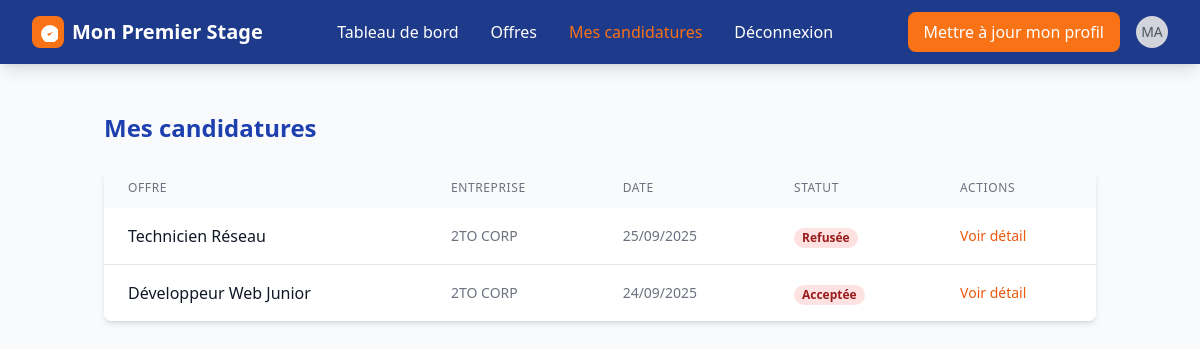
The page /candidature/ (signed in) on the database its author committed.
### app_premier_stage/models.py (models this page shows, shortened)
class User(AbstractUser):
    ROLES_CHOICES = (
        ("stagiaire", "Stagiaire"),
        ("entreprise", "Entreprise"),
        ("administrateur", "Administrateur"),
    )
    role = models.CharField(max_length=20, choices=ROLES_CHOICES, default="stagiaire")
    is_profile_completed = models.BooleanField(default=False)

class Candidature(models.Model):
    id_candidature = models.UUIDField(primary_key=True, default=uuid.uuid4, editable=False)
    stagiaire = models.ForeignKey(Stagiaire, on_delete=models.CASCADE, related_name="candidat")
    offre = models.ForeignKey(OffreEmploi, on_delete=models.CASCADE, related_name="offre_postule")
    statut_candidature = models.CharField(max_length=15, default="candidature envoyée")
    date_postulation = models.DateTimeField(auto_now_add=True)
    date_entretien = models.DateField(null=True, blank=True)
    heure_entretien = models.TimeField(null=True, blank=True)
    created_at = models.DateTimeField(auto_now_add=True)
    class Meta:
        constraints = [
            models.UniqueConstraint(fields=["stagiaire", "offre"], name="unique_candidature")
        ]

class OffreEmploi(models.Model):
    id_offre = models.UUIDField(primary_key=True, default=uuid.uuid4, editable=False)
    user = models.ForeignKey(
        settings.AUTH_USER_MODEL,
        on_delete=models.CASCADE,
        related_name="offres_entreprise",
        default=""
    )
    entreprise = models.ForeignKey(Entreprise, on_delete=models.CASCADE, related_name="offres")
    titre_poste = models.CharField(max_length=30, default="")
    domaine_poste = models.CharField(max_length=100,default="")
    description_offre = models.TextField(max_length=1000,default="",null=True, blank=True)
    type_offre = models.CharField(max_length=150,default="")
    type_contrat = models.CharField(max_length=150,default="",null=True, blank=True)
    competence_requis = models.CharField(max_length=250,default="",null=True, blank=True)
    duree_contrat = models.CharField(max_length=20,default="",null=True, blank=True)
    date_debut_offre = models.DateField()
    remuneration_offre = models.CharField(max_length=10,default="",null=True, blank=True)
    mission_offre = models.CharField(max_length=300,default="",null=True, blank=True)
    localisation_offre = models.CharField(max_length=100, default="")
    statut_offre = models.CharField(max_length=20,default="disponible")
    date_fin_candidature = models.DateField()
    created_at = models.DateTimeField(auto_now_add=True)

class Entreprise(models.Model):
    id_entreprise = models.UUIDField(primary_key=True, default=uuid.uuid4, editable=False)
    user = models.OneToOneField(
        settings.AUTH_USER_MODEL,
        on_delete=models.CASCADE,
        related_name="profil_entreprise"
    )
    nom_entreprise = models.CharField(max_length=30, default="")
    domaine_expertise = models.CharField(max_length=100, default="")
    telephone_entreprise = models.CharField(max_length=15,default="")
    email_entreprise = models.EmailField(default="")
    nombre_employe = models.CharField(max_length=20,default="",null=True, blank=True)
    site_entreprise = models.URLField(default="",null=True, blank=True)
    validation_entreprise = models.BooleanField(default=False)
    localisation_entreprise = models.CharField(max_length=30, default="")
    description_entreprise = models.CharField(max_length=100,default="",null=True, blank=True)
    created_at = models.DateTimeField(auto_now_add=True)

### app_premier_stage/views.py (the view)
# urls.py: path('candidature/',views.Mescandidatures,name='candidature'),
def Mescandidatures(request):
    candidatures = (
        Candidature.objects
        .filter(stagiaire__user=request.user)
        .select_related("offre", "stagiaire", "offre__entreprise")
        .order_by("-date_postulation")
    )
    return render(request, "diplome/candidatures.html", {"candidatures": candidatures})

### app_premier_stage/templates/diplome/candidatures.html (shortened to what this page needs)
{% extends 'base.html' %}
{% block content %}
{% include "diplome/header.html" %}
<section class="py-12">
    <div class="container mx-auto px-4">
        <h2 class="text-2xl font-bold text-blue-800 mb-6">Mes candidatures</h2>
        <div class="bg-white rounded-lg shadow-md overflow-hidden">
            <div class="overflow-x-auto">
                <table class="w-full">
                    <thead class="bg-gray-50">
                        <tr>
                            <th class="px-6 py-3 text-left text-xs font-medium text-gray-500 uppercase tracking-wider">Offre</th>
                            <th class="px-6 py-3 text-left text-xs font-medium text-gray-500 uppercase tracking-wider">Entreprise</th>
                            <th class="px-6 py-3 text-left text-xs font-medium text-gray-500 uppercase tracking-wider">Date</th>
                            <th class="px-6 py-3 text-left text-xs font-medium text-gray-500 uppercase tracking-wider">Statut</th>
                            <th class="px-6 py-3 text-left text-xs font-medium text-gray-500 uppercase tracking-wider">Actions</th>
                        </tr>
                    </thead>
                    <tbody class="bg-white divide-y divide-gray-200">
                    {% for cand in candidatures %}
                    <tr>
                        <td class="px-6 py-4 whitespace-nowrap">
                            <div class="font-medium text-gray-900">{{ cand.offre.titre_poste }}</div>
                        </td>
                        <td class="px-6 py-4 whitespace-nowrap text-sm text-gray-500">
                            {{ cand.offre.entreprise.nom_entreprise }}
                        </td>
                        <td class="px-6 py-4 whitespace-nowrap text-sm text-gray-500">
                            {{ cand.date_postulation|date:"d/m/Y" }}
                        </td>
                        <td class="px-6 py-4 whitespace-nowrap">
                            <span class="px-2 inline-flex text-xs leading-5 font-semibold rounded-full
                                {% if cand.statut_candidature == 'acceptee' %} bg-green-100 text-green-800
                                {% elif cand.statut_candidature == 'en attente' or cand.statut_candidature == 'envoyee' %} bg-yellow-100 text-yellow-800
                                {% elif cand.statut_candidature == 'entretien' %} bg-blue-100 text-blue-800
                                {% else %} bg-red-100 text-red-800 {% endif %}">
                                {{ cand.statut_candidature|capfirst }}
                            </span>
                        </td>
                        <td class="px-6 py-4 whitespace-nowrap text-sm font-medium">
                            <a href="{% url 'detail_candidature' cand.id_candidature %}">
                                <button class="text-orange-600 hover:text-orange-900">Voir détail</button>
                            </a>
                        </td>
                    </tr>
                    {% empty %}
                    <tr>
                        <td colspan="5" class="px-6 py-4 text-center text-gray-500">
                            Vous n’avez pas encore de candidatures.
                        </td>
                    </tr>
                    {% endfor %}
                </tbody>
                </table>
            </div>
        </div>
    </div>
</section>
{% endblock %}

### app_premier_stage/templates/diplome/header.html (shortened to what this page needs)
<header class="bg-primary-blue text-white shadow-lg">
    <div class="max-w-7xl mx-auto px-4 sm:px-6 lg:px-8">
        <div class="flex justify-between items-center h-16">
            <div class="flex items-center space-x-2">
                <div class="w-8 h-8 bg-primary-orange rounded-lg flex items-center justify-center">
                    <svg class="w-5 h-5 text-white" fill="currentColor" viewBox="0 0 20 20">
                        <path d="M9 12l2 2 4-4m6 2a9 9 0 11-18 0 9 9 0 0118 0z"/>
                    </svg>
                </div>
                <span class="text-xl font-bold">Mon Premier Stage</span>
            </div>
            <nav class="hidden md:flex space-x-8">
                <a href="{% url 'diplome' %}" class="transition-colors {% if request.resolver_match.url_name == 'diplome' %}text-primary-orange font-medium border-b-2 border-primary-orange pb-1{% else %}hover:text-primary-orange{% endif %}">
                    Tableau de bord
                </a>
                <a href="{% url 'offres' %}" class="transition-colors {% if request.resolver_match.url_name == 'offres' %}text-primary-orange font-medium{% else %}hover:text-primary-orange{% endif %}">
                    Offres
                </a>
                <a href="{% url 'candidature' %}" class="transition-colors {% if request.resolver_match.url_name == 'candidature' %}text-primary-orange font-medium{% else %}hover:text-primary-orange{% endif %}">
                    Mes candidatures
                </a>
                <a href="{% url 'deconnexion' %}" class="hover:text-red-400 transition-colors">Déconnexion</a>
            </nav>
            <div class="hidden md:flex items-center space-x-4">
                <a href="{% url 'profilcandidat' %}">
                    <button class="bg-primary-orange hover:bg-orange-600 px-4 py-2 rounded-lg font-medium transition-colors">
                        Mettre à jour mon profil
                    </button>
                </a>
                <div class="w-8 h-8 bg-gray-300 rounded-full flex items-center justify-center">
                    <span class="text-gray-600 font-medium text-sm">
                        {{ user.first_name|default:user.username|slice:":2"|upper }}
                    </span>
                </div>
            </div>
        </div>
    </div>
</header>

### rows shown on the page
User: first_name "MA"
Candidature: offre.titre_poste "Technicien Réseau", offre.entreprise.nom_entreprise "2TO CORP", date_postulation "25/09/2025", statut_candidature "Refusée"
Candidature: offre.titre_poste "Développeur Web Junior", offre.entreprise.nom_entreprise "2TO CORP", date_postulation "24/09/2025", statut_candidature "Acceptée"
